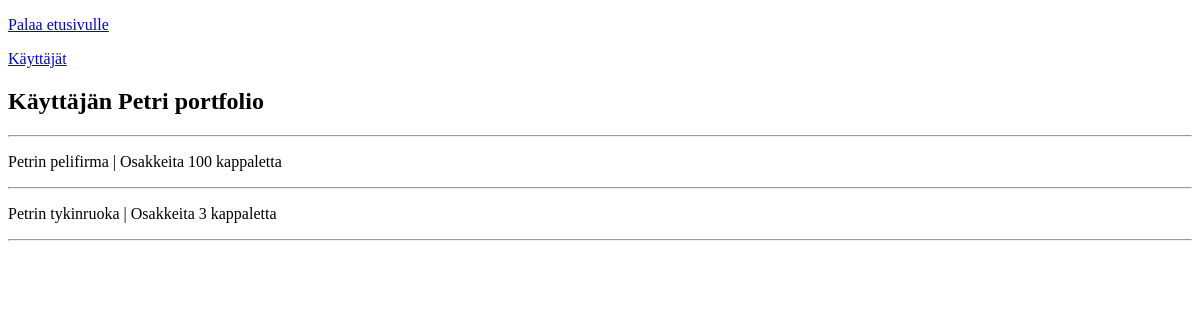
The page /users/Petri on the database as committed earlier.
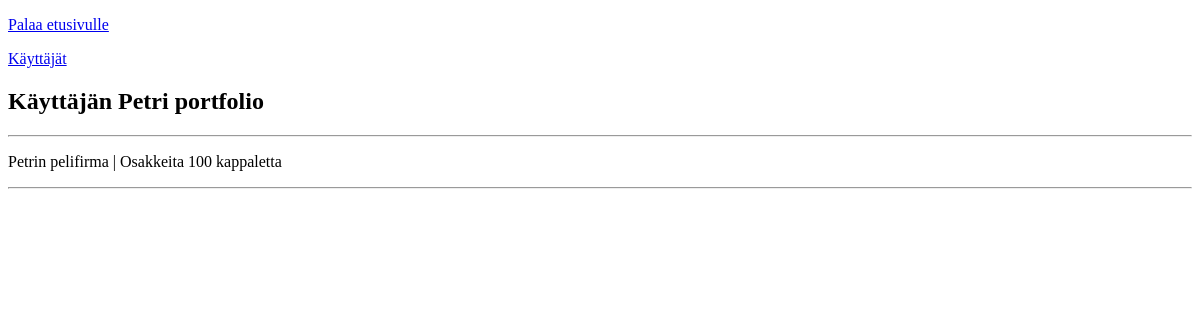
The same page on the database as committed later.
### tables this page shows
CREATE TABLE portfolios (id INTEGER PRIMARY KEY, user_id INTEGER REFERENCES users, company_id INTEGER REFERENCES companies, amount INTEGER);

CREATE TABLE companies (id INTEGER PRIMARY KEY, name TEXT UNIQUE, stock_amount INTEGER, last_price INTEGER, owner TEXT, industry TEXT);

### app.py (the view)
@app.route("/users/<string:username>")
def show_user(username):
    portfolio = user.get_portfolio(username)
    return render_template("user.html", portfolio = portfolio, username = username)

### db.py (called while the page is built)
def get_connection():
    con = sqlite3.connect("database.db")
    con.execute("PRAGMA foreign_keys = ON")
    con.row_factory = sqlite3.Row
    return con

def query(sql, params=[]):
    con = get_connection()
    result = con.execute(sql, params).fetchall()
    con.close()
    return result

### user.py (called while the page is built)
def get_portfolio(username):
    sql = """SELECT c.name, p.amount
            FROM companies c, portfolios p, users u
            WHERE c.id = p.company_id AND u.id = p.user_id AND u.username = ? """
    return db.query(sql, [username])

### templates/user.html (shortened to what this page needs)
<!DOCTYPE html>
<html>
<head>
</head>
<body>
  <p>
    <a href="/">Palaa etusivulle</a>
  </p>
  <p>
    <a href="/users">Käyttäjät</a>
  </p>
  <h2> Käyttäjän {{ username }} portfolio</h2>
  <hr />
  {% for company in portfolio %}
  <p>
     {{ company.name }} | Osakkeita {{ company.amount }} kappaletta
  <hr />
  {% endfor %}
</body>

Rows that differ between the two databases and show on the page:
removed portfolios: name "Petrin tykinruoka", amount "3"
now on this page (row unchanged): companies: owner "Petri"
Other text that changed with them:
{{ username }}: "Petri" → (not shown)
